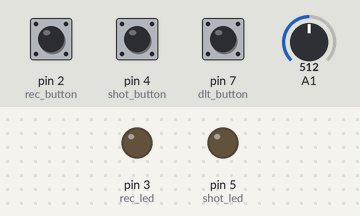
Recording of a sketch running on a simulated Arduino Uno, built with avr-gcc and run on an emulated ATmega328P. On the bench: output pins drawn as LEDs (lit = HIGH). The inputs (shaded band) are chosen by the test bench; at power-on: pin 2 (rec_button) HIGH, A1 = 512, pin 4 (shot_button) HIGH, pin 7 (dlt_button) HIGH.

Above: at 1.2 s.
1.3 s: pin 2 (rec_button) pulled LOW for 0.15 s
At 2.3 s:
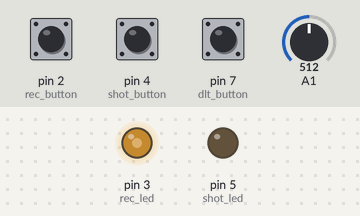
4.4 s: A1 set to 716
At 4.7 s:
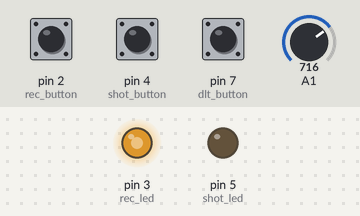
7.4 s: pin 4 (shot_button) pulled LOW for 0.15 s
At 8.1 s:
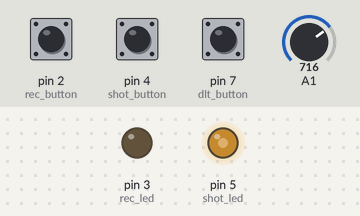
Timing chart, 0 to 16.5 s (numbered marks = the images above; inputs shaded):
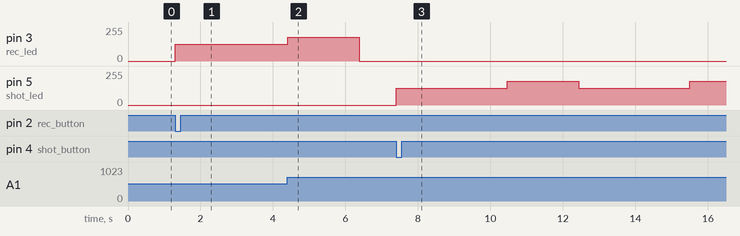

The sketch:

analogrec.ino
```cpp
const int rec_button = 2;
const int shot_button = 4;
const int dlt_button = 7;
const int rec_led = 3;
const int shot_led = 5;
int rec[500];


void setup() {
  pinMode(rec_button, INPUT_PULLUP);
  pinMode(shot_button, INPUT_PULLUP);
  pinMode(dlt_button, INPUT_PULLUP);
}

void loop() {
  if (digitalRead(rec_button) == LOW) {
    recwave(rec);
  }
  if (digitalRead(shot_button) == LOW) {
    play(rec);
  }
  if (digitalRead(dlt_button) == LOW) {
    dlt(rec);
  }
  analogWrite(rec_led,0);
  analogWrite(shot_led,0);
}

void recwave(int rec[]) {;
  for (int i = 0; i < 500; i++) {
    rec[i] = analogRead(1);
    analogWrite(rec_led,map(rec[i],0,1023,0,255));
    delay(10);
  }
}

void play(int rec[]) {
  int i = 0;
  for (int j = 0; j < 3; j++) {
    i = 0;
    while (i < 500) {
      analogWrite(shot_led, map(rec[i], 0, 1023, 0, 255));
      i++;
      delay(10);
    }
  }
}

void dlt(int rec[]) {
  for (int i = 0; i < 500; i++) {
    rec[i] = 0;
  }
}
```

Measured:
- after the input at 1.3 s, pin 3 (rec_led): 0/255 → 127/255 at once
- after the input at 4.4 s, pin 3 (rec_led): 127/255 → 178/255 at once, → 0/255 2.0 s later
- after the input at 7.4 s, pin 5 (shot_led): alternates 178/255 for 2.0 s and 127/255 for 3.1 s, starting at once
